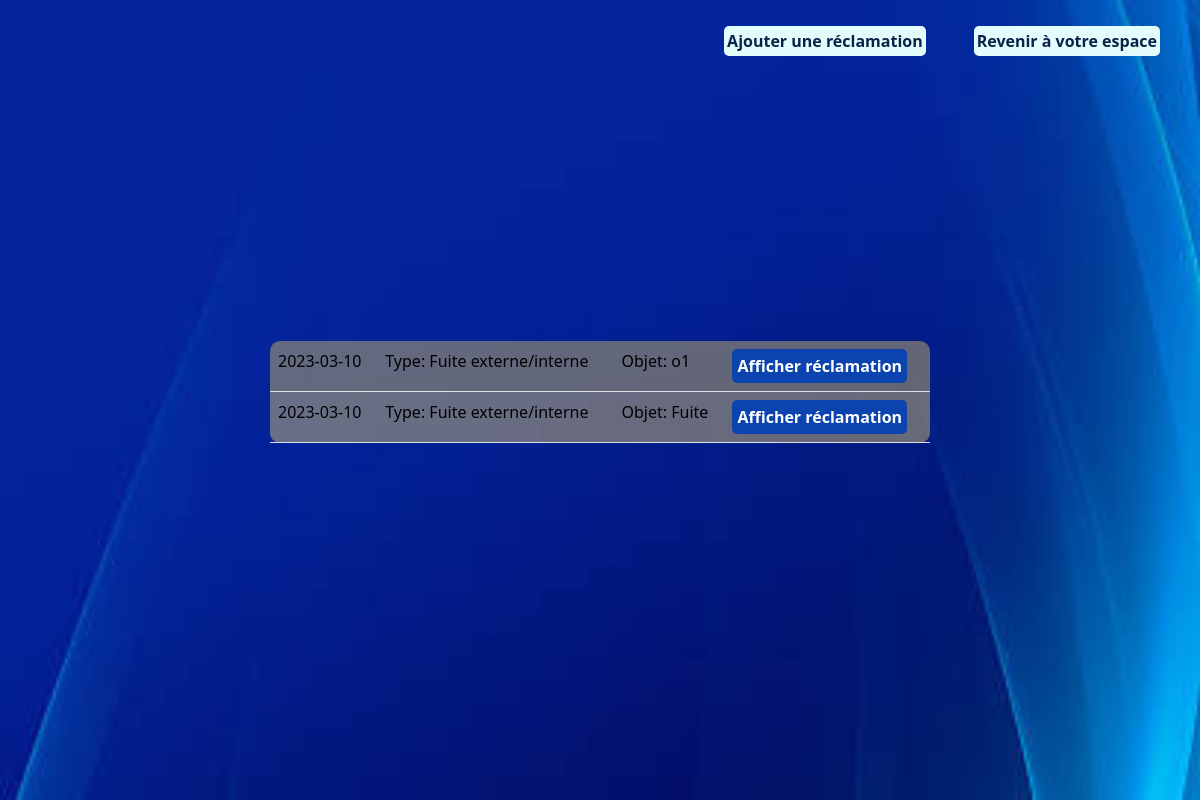
The page /projetElectricite/gestionReclamations/listReclamationByC.php (signed in) on the database its author committed.
### tables this page shows
CREATE TABLE `reclamations` (
  `id` int(100) NOT NULL,
  `type` varchar(255) NOT NULL,
  `objet` varchar(255) NOT NULL,
  `description` text NOT NULL,
  `state` int(5) NOT NULL,
  `date` date NOT NULL,
  `idClient` int(100) NOT NULL
);

### projetElectricite/gestionReclamations/listReclamationByC.php (the view, shortened to what this page needs)
<?php
require_once("../connex.php");
$pdostat = $pdo->prepare(
    "select * from reclamations where idClient=? order by reclamations.id DESC");
    $pdostat->bindValue(1, $_SESSION['id']);
    $pdostat->execute();
    $content='
    <div class="bgNew">
    <div class="d-flex justify-content-center gap-3 mb-5" style="position:absolute; top:10px; right:40px;">
        <div class="d-flex gap-5 justify-content-center mt-3">
            <div class="modifier">
                <a href="addReclamation.php">Ajouter une réclamation</a>
            </div>
            <div class="modifier">
                <a href="../espaceClient.php">Revenir à votre espace</a>
            </div>
        </div>
    </div>
        <div class="myTab d-flex flex-column justify-content-around">
            <table class="table table-striped">';
    foreach($pdostat->fetchAll() as $ligne){
        $content.="<tr><td>".$ligne['date']."</td><td>Type: ".$ligne['type']."</td><td>Objet: ".$ligne['objet']."</td><td><div class='lien2 mibtn'><a href=\"reclamation.php?r=".$ligne['id']."\">Afficher réclamation</a></div></td>";
    }
    $content.='</table></div></div>';
    require('../layout.php');

### projetElectricite/layout.php (style rules this page uses)
body { min-height: 100vh; background-image: url('images/im3.jpg'); background-repeat: repeat; background-size: cover; backdrop-filter: blur(8px); background-position: bottom -70px right 0px; display: flex; justify-content: center; align-items: center; }
.bgNew { min-height: 100vh; width: 100%; background-image: url('images/im6.jpg'); background-repeat: no-repeat; background-size: cover; display: flex; justify-content: center; align-items: center; flex-direction: column; gap:40px; }
.lien, .lien2, .lien3, .info { padding: 5px; border-radius: 5px; background-color: rgb(44,242,255); }
.lien a , .lien2 a, .lien3 a, .info p, .btnN input { text-decoration: none !important; color:rgb(14,53,96); font-weight: bold; }
.lien2 { background-color: rgb(11,67,175); }
.lien2 a { background-color: rgb(11,67,175); color:white; }
.mybtns input, #annuler, .modifier { background-color: rgb(227,252,252); color:rgb(9,35,72); border-radius: 5px; font-weight: bold; }
.modifier { padding: 3px; }
#annuler a, .modifier a { text-decoration: none; color:rgb(9,35,72); text-align: center; }
.myTab { width:55%; }
.myTab table { background-color: rgba(255, 224, 102, 0.4); border-radius: 10px; }
.myTab td { color: black; }
.mibtn { width:fit-content; }

### rows shown on the page
reclamations: date "2023-03-10", type "Fuite externe/interne", objet "o1"
reclamations: date "2023-03-10", type "Fuite externe/interne", objet "Fuite"
